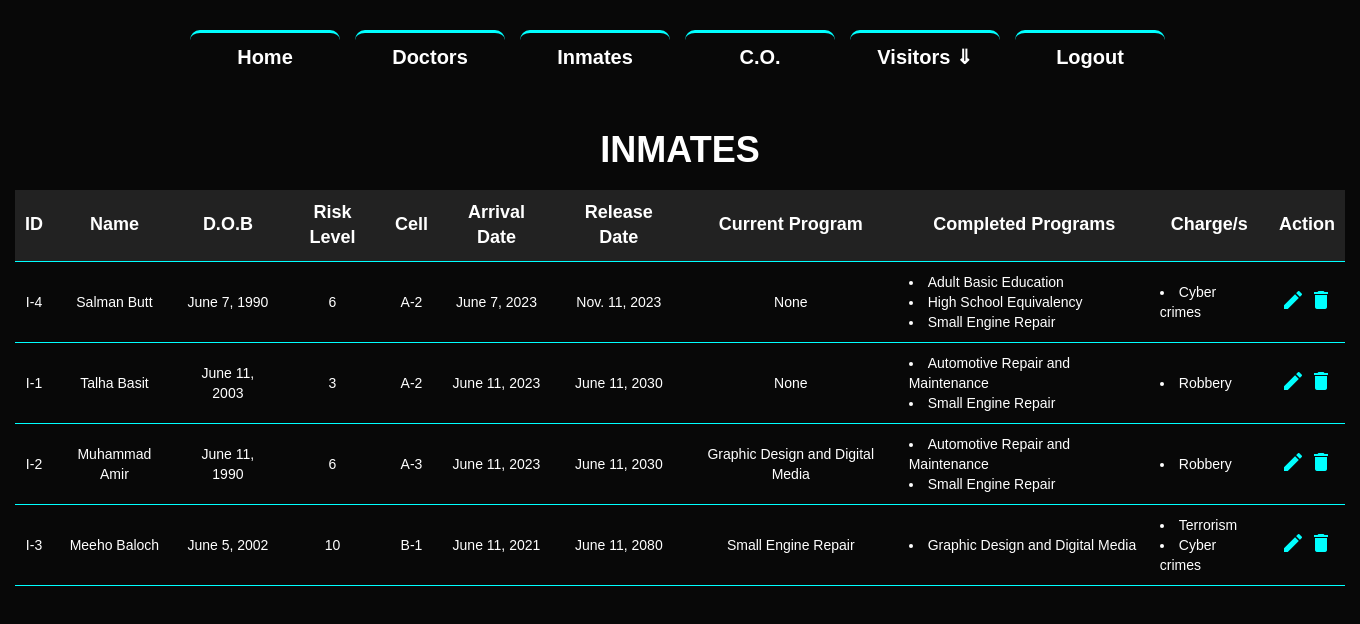
Screenshot of /user/Inmate_show/ (signed in) with the database file from the repository.
### login/models.py (models this page shows, shortened)
class Inmate (models.Model):
    Inmate_id=models.CharField(max_length=6,primary_key=True)
    first_name=models.CharField(max_length=25)
    last_name=models.CharField(max_length=25)
    dob=models.DateField()
    arrival_date=models.DateField()
    release_date=models.DateField()
    Risk_level=models.SmallIntegerField()
    charges=models.ManyToManyField(Charge,blank=True,related_name='criminal')
    cell=models.ForeignKey(Cell,related_name='inhabitant',blank=False,on_delete=models.CASCADE,default=None)
    education=models.ForeignKey(Education,related_name='student',on_delete=models.CASCADE,blank=True,null=True)
    completed_courses=models.ManyToManyField(Education,related_name='completed',blank=True)

class Cell(models.Model):
    cell_id=models.CharField(max_length=4,primary_key=True)
    block=models.CharField(max_length=1)
    def __str__(self):
        return f"{self.cell_id}"

class Education(models.Model):
    program_id=models.CharField(max_length=5,primary_key=True)
    name=models.CharField(max_length=40)
    def __str__(self):
        return f"{self.name}"

class Charge(models.Model):
    id=models.CharField(max_length=7,primary_key=True)
    name=models.CharField(max_length=64)
    def __str__(self) :
        return f"{self.name}"

### Users/views.py (the view)
# urls.py: path('Inmate_show/',views.inmate_show,name='inmate_show'),
@never_cache
def inmate_show(request):
    if not request.user.is_authenticated:
        return HttpResponseRedirect(reverse('admin_login'))
    else:
        charges=Charge.objects.all()
        options= Cell.objects.all()
        inmate=Inmate.objects.all()
        courses=Education.objects.all()
        return render(request,'users/admin_funcs/inmate_show.html',{'inmate':inmate,'options':options,
                                                                    'charges':charges,'courses':courses})

### Users/templates/users/admin_funcs/inmate_show.html (shortened to what this page needs)
{%extends 'users/base.html'%}
{%block content%}
<head>
    <link rel="stylesheet" href="https://maxcdn.bootstrapcdn.com/font-awesome/4.7.0/css/font-awesome.min.css">
    <link rel="stylesheet" href="https://maxcdn.bootstrapcdn.com/bootstrap/3.3.7/css/bootstrap.min.css">
</head>
<div class="container">
    <h1>INMATES</h1>
    <table>
        <thead>
        <tr>
            <th>ID</th>
            <th>Name</th>
            <th>D.O.B</th>
            <th >Risk Level</th>
            <th>Cell</th>
            <th>Arrival Date</th>
            <th>Release Date</th>
            <th>Current Program</th>
            <th>Completed Programs</th>
            <th>Charge/s</th>
            <th>Action</th>
        </tr>
        </thead>
        <tbody>
        {% for i in inmate %}
        <tr>
            <td>{{ i.Inmate_id }}</td>
            <td >{{ i.first_name }} {{ i.last_name }}</td>
            <td>{{ i.dob }}</td>
            <td >{{ i.Risk_level}}</td>
            <td>{{ i.cell }}</td>
            <td>{{ i.arrival_date }}</td>
            <td>{{ i.release_date }}</td>
            <td>{{ i.education }}</td>
            <td style='text-align:left;'>
                {% for j in i.completed_courses.all %}
                <li>{{ j }}</li>
                {% empty %}
                 <li >None</li>
                {% endfor %}
            </td>
            <td style='text-align:left;'>
                {% for j in i.charges.all %}
                <li>{{ j }}</li>
                {% endfor %}
            </td>
            <td style="text-align: center;">
                <a href="#editinmateModal-{{forloop.counter}}" class="edit" data-toggle="modal"><i class="material-icons" data-toggle="tooltip" title="Edit" style="color: aqua;">&#xE254</i></a>
                <a href="#deleteinmateModal-{{forloop.counter}}" class="delete" data-toggle="modal"><i class="material-icons" data-toggle="tooltip" title="Edit" style="color: aqua;">&#xE872</i></a>
            </td>
        </tr>
        {% endfor %}
        </tbody>
    </table>
</div>
{%endblock content%}

### Users/templates/users/base.html (shortened to what this page needs)
<!DOCTYPE html>
<html>
<head>
</head>
<body>
    <br>
    <nav>
        <ul>
            <li class="without"><a href={% url 'admin_view' %}>Home</a></li>
            <li class="without"><a href={%url 'med_show' %}>Doctors</a></li>
            <li class="without"><a href={%url 'inmate_show' %}>Inmates</a></li>
            <li class="without"><a href={% url 'COs_show' %}>C.O.</a></li>
            <li class="dropdown">
                <a href="#">Visitors &#8659; </a>
            </li>
            <li class="without"><a href={%url 'admin_logout' %}>Logout</a></li>
        </ul>
    </nav>
    <br>
    {% block content %}
    {% endblock content %}
</body>
</html>

### Users/templates/users/base.html (style rules this page uses)
body { background-color:rgb(8, 8, 8); margin: 0; padding: 0; }
nav { background-color:rgb(8, 8, 8); height: 50px; display: flex; justify-content: space-between; align-items: center; padding: 0 20px; position: relative; z-index: 999; font-family: sans-serif; font-weight: bold; margin-top: 10px; }
nav ul { list-style-type: none; margin: 0; padding: 0; display: flex; margin-left: 170px; }
nav ul li { margin-right: 15px; position: relative; width: 150px; height: 30px; text-align: center; padding-top: 10px; font-size: 20px; border-radius: 10px; border-top-style: solid; border-top-color: aqua; }
nav ul li a { color: #fff; text-decoration: none; transition: color 0.3s; position: relative; z-index: 1; }
.dropdown { width: 150px; height: 30px; }

### Users/templates/users/admin_funcs/inmate_show.html (style rules this page uses)
body { background-color: rgb(8, 8, 8); color: #fff; font-family: Arial, sans-serif; }
.container { width: 1350px; margin: 0 auto; padding: 10px; }
h1 { text-align: center; margin-bottom: 20px; font-weight: bold; }
table { width: 100%; border-collapse: collapse; margin-top: 20px; }
th, td { text-align:center; padding: 10px; border-bottom: 1px solid aqua; }
th { font-size: large; background-color: #222; }

### rows the page displays
Inmate: Inmate_id "I-4", first_name "Salman", last_name "Butt", dob "June 7, 1990", Risk_level "6", cell "A-2", arrival_date "June 7, 2023", release_date "Nov. 11, 2023", education "None"
Education: name "Adult Basic Education"
Education: name "High School Equivalency"
Education: name "Small Engine Repair"
Charge: name "Cyber crimes"
Inmate: Inmate_id "I-1", first_name "Talha", last_name "Basit", dob "June 11, 2003", Risk_level "3", cell "A-2", arrival_date "June 11, 2023", release_date "June 11, 2030", education "None"
Education: name "Automotive Repair and Maintenance"
Charge: name "Robbery"
Inmate: Inmate_id "I-2", first_name "Muhammad", last_name "Amir", dob "June 11, 1990", Risk_level "6", cell "A-3", arrival_date "June 11, 2023", release_date "June 11, 2030", education "Graphic Design and Digital Media"
Inmate: Inmate_id "I-3", first_name "Meeho", last_name "Baloch", dob "June 5, 2002", Risk_level "10", cell "B-1", arrival_date "June 11, 2021", release_date "June 11, 2080", education "Small Engine Repair"
Education: name "Graphic Design and Digital Media"
Charge: name "Terrorism"
